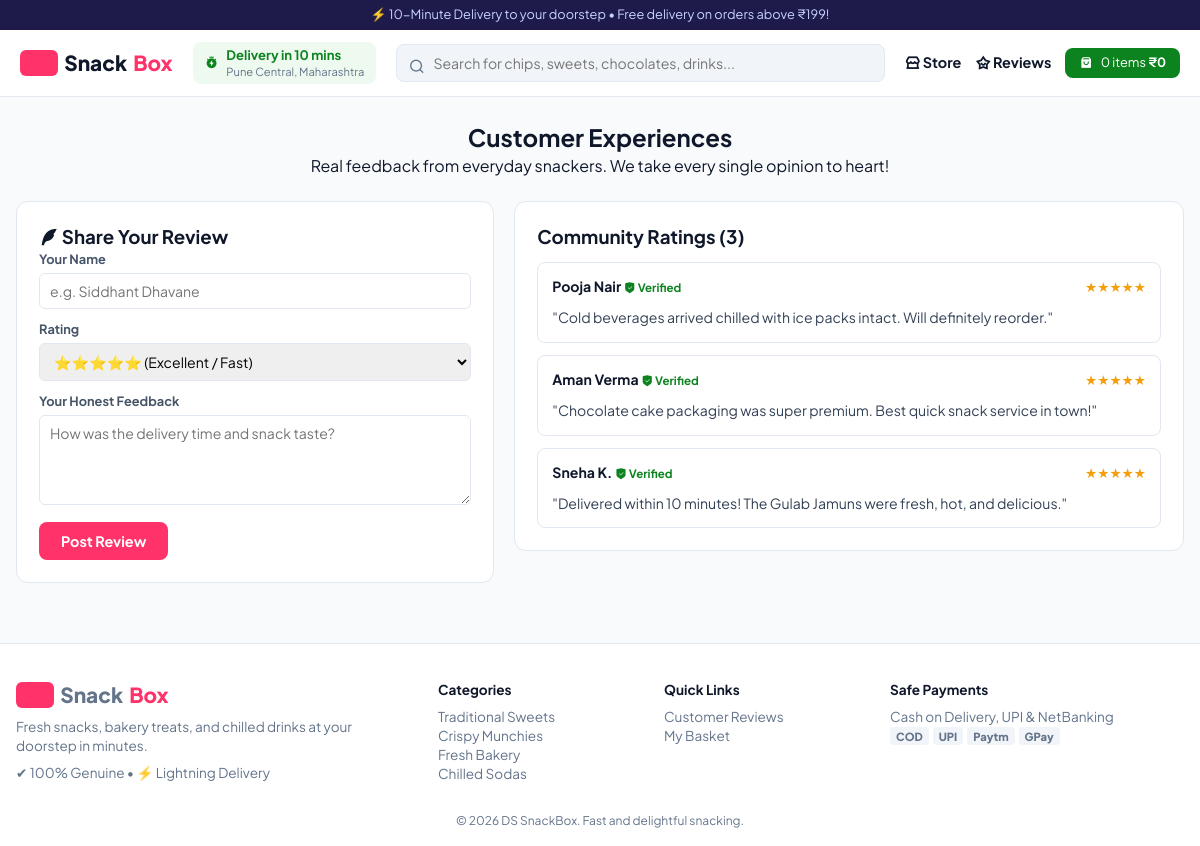
The app's page /reviews with its own data.
### tables this page shows
CREATE TABLE reviews (
            id INTEGER PRIMARY KEY AUTOINCREMENT,
            name TEXT NOT NULL,
            rating INTEGER NOT NULL,
            comment TEXT NOT NULL,
            created_at TIMESTAMP DEFAULT CURRENT_TIMESTAMP
        );

### app.py (the view, shortened to what this page needs)
@app.route('/reviews', methods=['GET', 'POST'])
def reviews():
    with get_db() as conn:
        all_revs = conn.execute('SELECT * FROM reviews ORDER BY id DESC').fetchall()
    return render_template('reviews.html', reviews=all_revs)

### app.py (called while the page is built)
def get_db():
    conn = sqlite3.connect(DB_PATH)
    conn.row_factory = sqlite3.Row
    return conn

### templates/reviews.html (shortened to what this page needs)
{% extends 'base.html' %}
{% block content %}
<div class="rev-page">
    <div class="rev-header">
        <h2>Customer Experiences</h2>
        <p>Real feedback from everyday snackers. We take every single opinion to heart!</p>
    </div>
    <div class="rev-page-grid">
        <form action="/reviews" method="POST" class="panel">
            <h3><i class="ri-quill-pen-fill"></i> Share Your Review</h3>
            <div class="field">
                <label>Your Name</label>
                <input type="text" name="name" placeholder="e.g. Siddhant Dhavane" required>
            </div>
            <div class="field">
                <label>Rating</label>
                <select name="rating">
                    <option value="5">⭐⭐⭐⭐⭐ (Excellent / Fast)</option>
                </select>
            </div>
            <div class="field">
                <label>Your Honest Feedback</label>
                <textarea name="comment" rows="4" placeholder="How was the delivery time and snack taste?" required></textarea>
            </div>
            <button type="submit" class="btn-order">Post Review</button>
        </form>
        <div class="panel">
            <h3>Community Ratings ({{ reviews | length }})</h3>
            <div class="feed-list">
                {% for r in reviews %}
                <div class="feed-card">
                    <div class="feed-head">
                        <div>
                            <b>{{ r.name }}</b>
                            <span class="green verified"><i class="ri-shield-check-fill"></i> Verified</span>
                        </div>
                        <span class="stars">★★★★★</span>
                    </div>
                    <p>"{{ r.comment }}"</p>
                </div>
                {% endfor %}
            </div>
        </div>
    </div>
</div>
{% endblock %}

### static/style.css (style rules this page uses)
:root { --primary: #ff3269; --green: #0c831f; --dark: #0f172a; --muted: #64748b; --border: #e2e8f0; --bg: #f8fafc; --card: #ffffff; }
* { margin: 0; padding: 0; box-sizing: border-box; font-family: 'Plus Jakarta Sans', sans-serif; }
body { background: var(--bg); color: var(--dark); line-height: 1.4; }
.btn-order { background: var(--primary); color: #fff; padding: 10px 22px; border-radius: 8px; text-decoration: none; font-weight: 700; font-size: 0.9rem; display: inline-flex; align-items: center; gap: 6px; border: none; cursor: pointer; }
.stars { color: #f59e0b; font-size: 0.85rem; margin-bottom: 6px; }
.verified { margin-left: auto; font-size: 0.72rem; }
.green { color: var(--green) !important; font-weight: 700; }
.panel { background: #fff; border: 1px solid var(--border); border-radius: 12px; padding: 22px; height: fit-content; }
.field { margin-bottom: 12px; }
.field label { display: block; font-size: 0.8rem; font-weight: 700; margin-bottom: 4px; color: #475569; }
.field input, .field select, .field textarea { width: 100%; padding: 8px 10px; border: 1px solid var(--border); border-radius: 6px; font-size: 0.88rem; outline: none; }
.rev-page-grid { display: grid; grid-template-columns: 1fr 1.4fr; gap: 20px; }
.rev-header { text-align: center; margin-bottom: 24px; }
.feed-list { display: flex; flex-direction: column; gap: 12px; margin-top: 12px; }
.feed-card { border: 1px solid var(--border); border-radius: 8px; padding: 14px; background: #fff; }
.feed-head { display: flex; justify-content: space-between; margin-bottom: 6px; font-size: 0.88rem; }
.feed-card p { font-size: 0.88rem; color: #334155; }

### records on screen
reviews: name "Pooja Nair", comment "Cold beverages arrived chilled with ice packs intact. Will definitely reorder."
reviews: name "Aman Verma", comment "Chocolate cake packaging was super premium. Best quick snack service in town!"
reviews: name "Sneha K.", comment "Delivered within 10 minutes! The Gulab Jamuns were fresh, hot, and delicious."

### other values on screen
{{ reviews | length }} "3"
